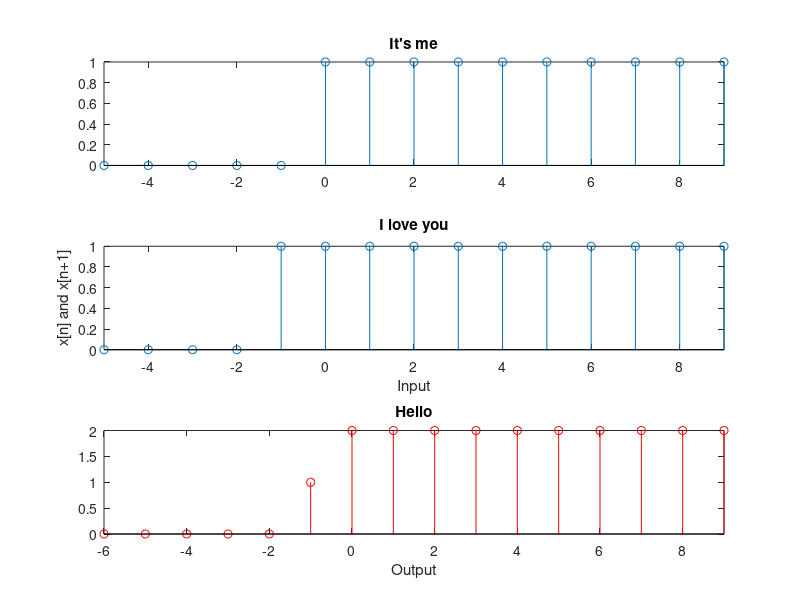

Write MATLAB code to recreate this figure. (Note: this script raises an error after producing the figure.)
%lab assignment2
n=[-10:1:10];
u1=(n>=0);
u2=(n>=-1);
y1=u1+u2;

figure(5)

subplot(3,1,1);
stem(n,u1);
xlim([-5 9]);
title("It's me")


subplot(3,1,2);
stem(n,u2);
xlim([-5 9])
xlabel("Input");
ylabel("x[n] and x[n+1]");
title('I love you')

subplot(3,1,3);
stem(n,y1,'r');
xlim([-6 9]);
xlabel("Output")
title('Hello')
sgtitle('what the fuck')
